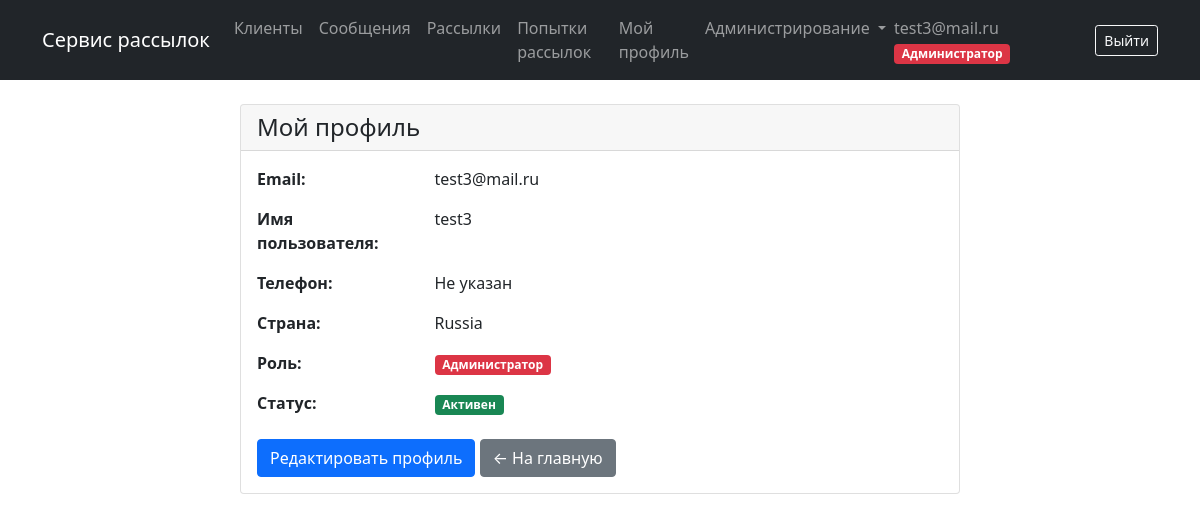
Page /users/profile/ (signed in) on the committed database.
### users/models.py (models this page shows, shortened)
class User(AbstractUser):
    phone = models.CharField(max_length=20, blank=True, verbose_name="Телефон")
    avatar = models.ImageField(
        upload_to="users/avatars/", blank=True, null=True, verbose_name="Аватар"
    )
    country = models.CharField(max_length=100, blank=True, verbose_name="Страна")
    email = models.EmailField(unique=True, verbose_name="Email")
    USERNAME_FIELD = "email"
    REQUIRED_FIELDS = ["username"]
    class Meta:
        verbose_name = "пользователь"
        verbose_name_plural = "пользователи"

class Profile(models.Model):
    user = models.OneToOneField(
        "User", on_delete=models.CASCADE, verbose_name="Пользователь"
    )
    ROLE_USER = "user"
    ROLE_MANAGER = "manager"
    ROLE_ADMIN = "admin"
    ROLE_CHOICES = [
        (ROLE_USER, "Пользователь"),
        (ROLE_MANAGER, "Менеджер"),
        (ROLE_ADMIN, "Администратор"),
    ]
    role = models.CharField(
        max_length=20, choices=ROLE_CHOICES, default=ROLE_USER, verbose_name="Роль"
    )
    email_verified = models.BooleanField(
        default=False, verbose_name="Email подтвержден"
    )
    blocked = models.BooleanField(default=False, verbose_name="Заблокирован")
    class Meta:
        verbose_name = "профиль"
        verbose_name_plural = "профили"
    @property
    def is_manager(self):
        return self.role in [self.ROLE_MANAGER, self.ROLE_ADMIN]

### users/views.py (the view)
# urls.py: path("profile/", views.profile_view, name="profile_view"),
@login_required
def profile_view(request):
    return render(request, "users/profile_view.html", {"user": request.user})

### mailing/context_processors.py (called while the page is built)
def update_mailing_statuses(request):
    if request.user.is_authenticated:
        try:
            user_mailings = Mailing.objects.filter(owner=request.user)
            for mailing in user_mailings:
                mailing.update_status()
        except Exception as e:
            pass
    return {}

### mailing/models.py (called while the page is built)
    def update_status(self):
        now = timezone.now()
        if self.end_time <= now:
            self.status = self.STATUS_COMPLETED
        elif self.start_time <= now <= self.end_time:
            self.status = self.STATUS_STARTED
        elif now < self.start_time:
            self.status = self.STATUS_CREATED
        self.save()

### templates/users/profile_view.html (shortened to what this page needs)
{% extends 'base.html' %}
{% block content %}
<div class="container mt-4">
    <div class="row">
        <div class="col-md-8 mx-auto">
            <div class="card">
                <div class="card-header">
                    <h4 class="mb-0">Мой профиль</h4>
                </div>
                <div class="card-body">
                    <div class="row mb-3">
                        <div class="col-sm-3"><strong>Email:</strong></div>
                        <div class="col-sm-9">{{ user.email }}</div>
                    </div>
                    <div class="row mb-3">
                        <div class="col-sm-3"><strong>Имя пользователя:</strong></div>
                        <div class="col-sm-9">{{ user.username }}</div>
                    </div>
                    <div class="row mb-3">
                        <div class="col-sm-3"><strong>Телефон:</strong></div>
                        <div class="col-sm-9">{{ user.phone|default:"Не указан" }}</div>
                    </div>
                    <div class="row mb-3">
                        <div class="col-sm-3"><strong>Страна:</strong></div>
                        <div class="col-sm-9">{{ user.country|default:"Не указана" }}</div>
                    </div>
                    <div class="row mb-3">
                        <div class="col-sm-3"><strong>Роль:</strong></div>
                        <div class="col-sm-9">
                            <span class="badge bg-{% if user.profile.role == 'admin' %}danger{% elif user.profile.role == 'manager' %}warning{% else %}secondary{% endif %}">
                                {{ user.profile.get_role_display }}
                            </span>
                        </div>
                    </div>
                    <div class="row">
                        <div class="col-sm-3"><strong>Статус:</strong></div>
                        <div class="col-sm-9">
                            {% if user.profile.blocked %}
                                <span class="badge bg-danger">Заблокирован</span>
                            {% else %}
                                <span class="badge bg-success">Активен</span>
                            {% endif %}
                        </div>
                    </div>
                    <div class="mt-4">
                        <a href="{% url 'users:profile_edit' %}" class="btn btn-primary">Редактировать профиль</a>
                        <a href="{% url 'mailing:index' %}" class="btn btn-secondary">← На главную</a>
                    </div>
                </div>
            </div>
        </div>
    </div>
</div>
{% endblock %}

### templates/base.html (shortened to what this page needs)
<!DOCTYPE html>
<html lang="ru">
<head>
    <link href="https://cdn.jsdelivr.net/npm/bootstrap@5.1.3/dist/css/bootstrap.min.css" rel="stylesheet">
</head>
<body>
<nav class="navbar navbar-expand-lg navbar-dark bg-dark">
    <div class="container">
        <a class="navbar-brand" href="{% url 'mailing:index' %}">Сервис рассылок</a>
        <div class="collapse navbar-collapse" id="navbarNav">
            {% if user.is_authenticated %}
            <ul class="navbar-nav me-auto">
                <li class="nav-item">
                    <a class="nav-link" href="{% url 'mailing:client_list' %}">Клиенты</a>
                </li>
                <li class="nav-item">
                    <a class="nav-link" href="{% url 'mailing:message_list' %}">Сообщения</a>
                </li>
                <li class="nav-item">
                    <a class="nav-link" href="{% url 'mailing:mailing_list' %}">Рассылки</a>
                </li>
                <li class="nav-item">
                    <a class="nav-link" href="{% url 'mailing:mailing_list' %}#attempts">Попытки рассылок</a>
                </li>
                <li class="nav-item">
                    <a class="nav-link" href="{% url 'users:profile_view' %}">Мой профиль</a>
                </li>
                {% if user.profile.is_manager or user.groups.all.0.name == 'Менеджеры' %}
                <li class="nav-item dropdown">
                    <a class="nav-link dropdown-toggle" href="#" role="button" data-bs-toggle="dropdown">
                        Администрирование
                    </a>
                </li>
                {% endif %}
            </ul>
            <ul class="navbar-nav">
                <li class="nav-item">
                    <div class="d-flex align-items-center">
                        <span class="navbar-text me-3">
                            {{ user.email }}
                            {% if user.profile %}
                            <span class="badge bg-{% if user.profile.role == 'admin' %}danger{% elif user.profile.role == 'manager' %}warning{% else %}secondary{% endif %}">
                                {{ user.profile.get_role_display }}
                            </span>
                            {% endif %}
                        </span>
                        <a class="btn btn-outline-light btn-sm" href="{% url 'users:logout' %}">Выйти</a>
                    </div>
                </li>
            </ul>
            {% endif %}
        </div>
    </div>
</nav>
<div class="container mt-4">
    {% block content %}
    {% endblock %}
</div>
</body>
</html>

### rows in the picture
User: email "test3@mail.ru", profile.role "Администратор", username "test3", phone "Не указан", country "Russia"
